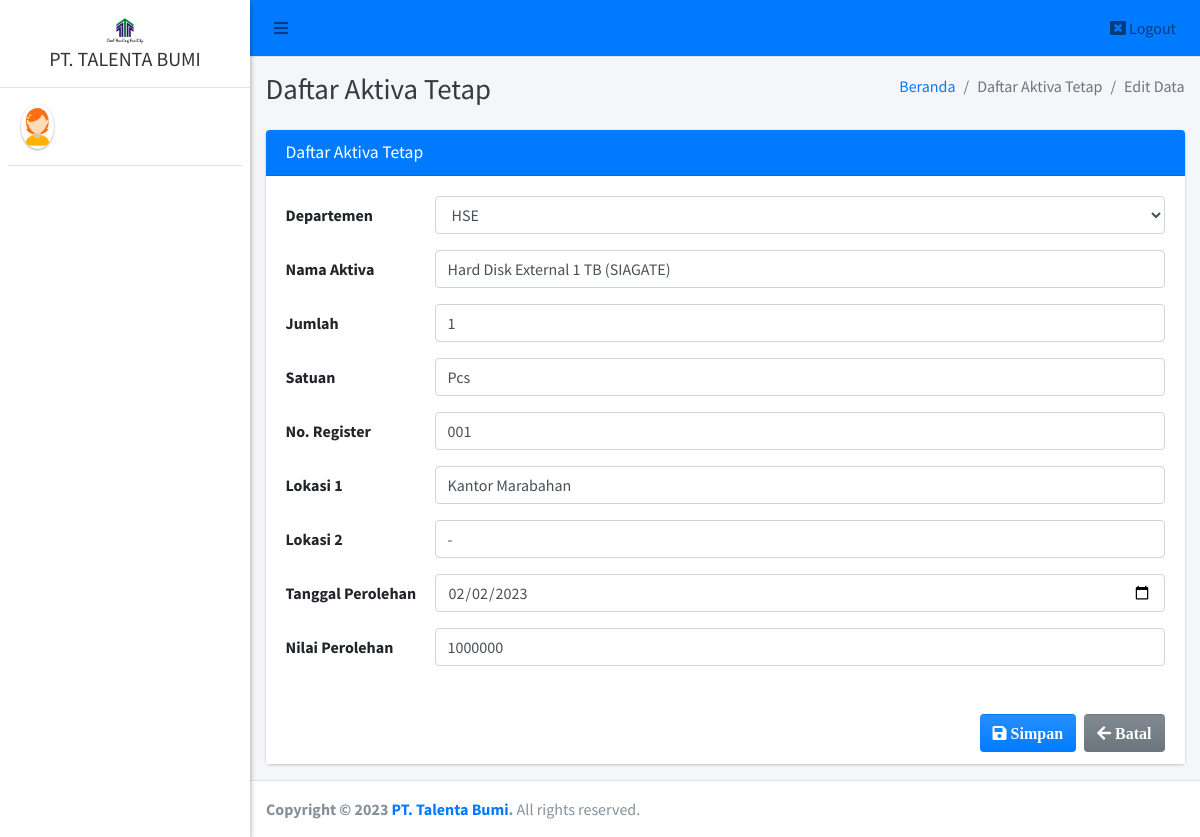
Page /admin/dat/edit?id=14 on the committed database.
### tables this page shows
CREATE TABLE `aktiva_tetap` (
  `id_aktiva` int(11) NOT NULL,
  `jenis_aktiva` varchar(25) NOT NULL,
  `nama_aktiva` varchar(40) NOT NULL,
  `no_register` varchar(25) NOT NULL,
  `lokasi1` varchar(150) NOT NULL,
  `lokasi2` varchar(150) NOT NULL,
  `tanggal_perolehan` date NOT NULL,
  `nilai_perolehan` varchar(50) NOT NULL,
  `jumlah` varchar(20) NOT NULL,
  `satuan` varchar(20) NOT NULL
);

### config/config.php (called while the page is built, shortened)
<?php
function base_url($url = null)
{
	$base_url = "http://localhost:8888/talentabumi";
	if ($url != null) {
		return $base_url . "/" . $url;
	} else {
		return $base_url;
	}
}

### admin/dat/edit.php (the view, shortened to what this page needs)
<?php
require '../../config/config.php';
require '../../config/koneksi.php';
?>
<!DOCTYPE html>
<html>
<?php
include '../../templates/head.php';
$id = $_GET['id'];
$data = $koneksi->query("SELECT * FROM aktiva_tetap WHERE id_aktiva = '$id'");
$row = $data->fetch_array();
?>
<body class="hold-transition sidebar-mini layout-fixed">
    <div class="wrapper">
        <?php
        include '../../templates/navbar.php';
        ?>
        <?php
        include '../../templates/sidebar.php';
        ?>
        <div class="content-wrapper">
            <div class="content-header">
                <div class="container-fluid">
                    <div class="row mb-2">
                        <div class="col-sm-6">
                            <h1 class="m-0 text-dark">Daftar Aktiva Tetap</h1>
                        </div>
                        <div class="col-sm-6">
                            <ol class="breadcrumb float-sm-right">
                                <li class="breadcrumb-item"><a href="#">Beranda</a></li>
                                <li class="breadcrumb-item active">Daftar Aktiva Tetap</li>
                                <li class="breadcrumb-item active">Edit Data</li>
                            </ol>
                        </div>
                    </div>
                </div>
            </div>
            <section class="content">
                <div class="container-fluid">
                    <form class="form-horizontal" method="POST" action="" enctype="multipart/form-data">
                        <div class="row">
                            <div class="col-md-12">
                                <div class="card card-primary">
                                    <div class="card-header">
                                        <h3 class="card-title">Daftar Aktiva Tetap</h3>
                                    </div>
                                    <div class="card-body" style="background-color: white;">
                                        <div class="form-group row">
                                            <label class="col-sm-2 col-form-label">Departemen</label>
                                            <div class="col-sm-10">
                                                <select class="form-control" data-placeholder="Pilih" name="jenis_aktiva" required="">
                                                    <option value="<?= $row['jenis_aktiva'] ?>"><?= $row['jenis_aktiva'] ?></option>
                                                </select>
                                            </div>
                                        </div>
                                        <div class="form-group row">
                                            <label class="col-sm-2 col-form-label">Nama Aktiva</label>
                                            <div class="col-sm-10">
                                                <input type="text" class="form-control" name="nama_aktiva" value="<?= $row['nama_aktiva'] ?>">
                                            </div>
                                        </div>
                                        <div class="form-group row">
                                            <label class="col-sm-2 col-form-label">Jumlah</label>
                                            <div class="col-sm-10">
                                                <input type="text" class="form-control" name="jumlah" value="<?= $row['jumlah'] ?>">
                                            </div>
                                        </div>
                                        <div class="form-group row">
                                            <label class="col-sm-2 col-form-label">Satuan</label>
                                            <div class="col-sm-10">
                                                <input type="text" class="form-control" name="satuan" value="<?= $row['satuan'] ?>">
                                            </div>
                                        </div>
                                        <div class="form-group row">
                                            <label class="col-sm-2 col-form-label">No. Register</label>
                                            <div class="col-sm-10">
                                                <input type="text" class="form-control" name="no_register" value="<?= $row['no_register'] ?>">
                                            </div>
                                        </div>
                                        <div class="form-group row">
                                            <label class="col-sm-2 col-form-label">Lokasi 1</label>
                                            <div class="col-sm-10">
                                                <input type="text" class="form-control" name="lokasi1" value="<?= $row['lokasi1'] ?>">
                                            </div>
                                        </div>
                                        <div class="form-group row">
                                            <label class="col-sm-2 col-form-label">Lokasi 2</label>
                                            <div class="col-sm-10">
                                                <input type="text" class="form-control" name="lokasi2" value="<?= $row['lokasi2'] ?>">
                                            </div>
                                        </div>
                                        <div class="form-group row">
                                            <label class="col-sm-2 col-form-label">Tanggal Perolehan</label>
                                            <div class="col-sm-10">
                                                <input type="date" class="form-control" name="tanggal_perolehan" value="<?= $row['tanggal_perolehan'] ?>">
                                            </div>
                                        </div>
                                        <div class="form-group row">
                                            <label class="col-sm-2 col-form-label">Nilai Perolehan</label>
                                            <div class="col-sm-10">
                                                <input type="text" class="form-control" name="nilai_perolehan" value="<?= $row['nilai_perolehan'] ?>">
                                            </div>
                                        </div>
                                    </div>
                                    <div class="card-footer" style="background-color: white;">
                                        <a href="<?= base_url('admin/dat/') ?>" class="btn bg-gradient-secondary float-right"><i class="fa fa-arrow-left"> Batal</i></a>
                                        <button type="submit" name="submit" class="btn bg-gradient-primary float-right mr-2"><i class="fa fa-save"> Simpan</i></button>
                                    </div>
                                </div>
                            </div>
                        </div>
                    </form>
                </div>
            </section>
        </div>
        <?php include_once "../../templates/footer.php"; ?>
    </div>
</body>
</html>

### rows in the picture
aktiva_tetap: jenis_aktiva "HSE", nama_aktiva "Hard Disk External 1 TB (SIAGATE)", jumlah "1", satuan "Pcs", no_register "001", lokasi1 "Kantor Marabahan", lokasi2 "-", tanggal_perolehan "02/02/2023", nilai_perolehan "1000000"
